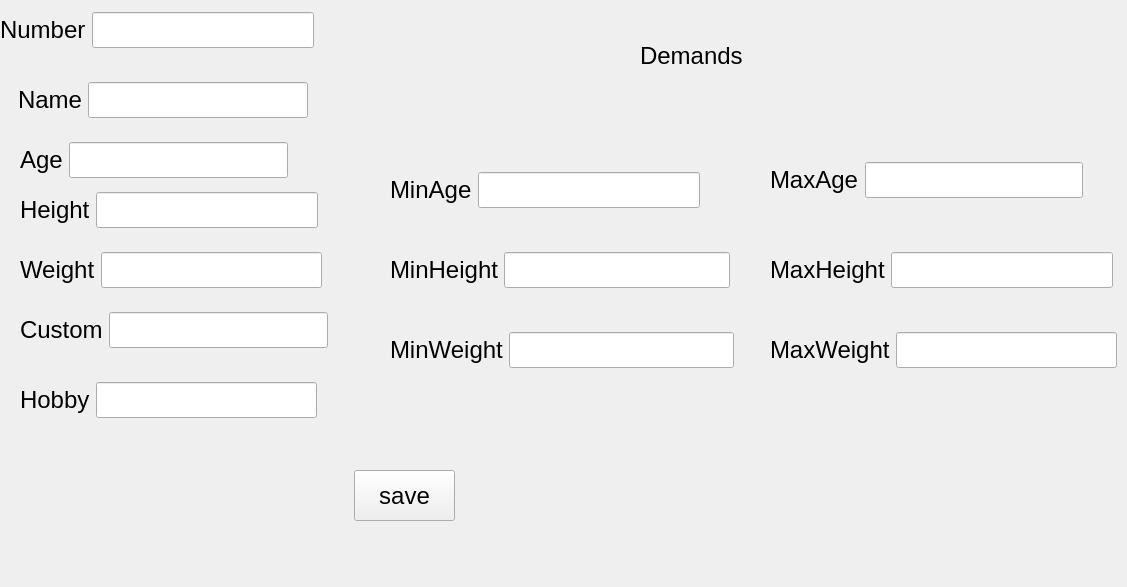
<?xml version="1.0" encoding="UTF-8"?>
<ui version="4.0">
 <class>EditingDialog</class>
 <widget class="QWidget" name="EditingDialog">
  <property name="geometry">
   <rect>
    <x>0</x>
    <y>0</y>
    <width>1127</width>
    <height>587</height>
   </rect>
  </property>
  <property name="font">
   <font>
    <pointsize>18</pointsize>
   </font>
  </property>
  <property name="windowTitle">
   <string>Form</string>
  </property>
  <widget class="QPushButton" name="save">
   <property name="geometry">
    <rect>
     <x>354</x>
     <y>470</y>
     <width>101</width>
     <height>51</height>
    </rect>
   </property>
   <property name="text">
    <string>save</string>
   </property>
  </widget>
  <widget class="QLabel" name="label_14">
   <property name="geometry">
    <rect>
     <x>640</x>
     <y>30</y>
     <width>221</width>
     <height>51</height>
    </rect>
   </property>
   <property name="text">
    <string>Demands</string>
   </property>
  </widget>
  <widget class="QWidget" name="">
   <property name="geometry">
    <rect>
     <x>0</x>
     <y>10</y>
     <width>314</width>
     <height>40</height>
    </rect>
   </property>
   <layout class="QHBoxLayout" name="horizontalLayout">
    <item>
     <widget class="QLabel" name="label">
      <property name="text">
       <string>Number</string>
      </property>
     </widget>
    </item>
    <item>
     <widget class="QLineEdit" name="line_num"/>
    </item>
   </layout>
  </widget>
  <widget class="QWidget" name="">
   <property name="geometry">
    <rect>
     <x>18</x>
     <y>80</y>
     <width>290</width>
     <height>40</height>
    </rect>
   </property>
   <layout class="QHBoxLayout" name="horizontalLayout_2">
    <item>
     <widget class="QLabel" name="label_2">
      <property name="text">
       <string>Name</string>
      </property>
     </widget>
    </item>
    <item>
     <widget class="QLineEdit" name="line_name"/>
    </item>
   </layout>
  </widget>
  <widget class="QWidget" name="">
   <property name="geometry">
    <rect>
     <x>20</x>
     <y>140</y>
     <width>268</width>
     <height>40</height>
    </rect>
   </property>
   <layout class="QHBoxLayout" name="horizontalLayout_3">
    <item>
     <widget class="QLabel" name="label_3">
      <property name="text">
       <string>Age</string>
      </property>
     </widget>
    </item>
    <item>
     <widget class="QLineEdit" name="line_age"/>
    </item>
   </layout>
  </widget>
  <widget class="QWidget" name="">
   <property name="geometry">
    <rect>
     <x>20</x>
     <y>190</y>
     <width>298</width>
     <height>40</height>
    </rect>
   </property>
   <layout class="QHBoxLayout" name="horizontalLayout_4">
    <item>
     <widget class="QLabel" name="label_4">
      <property name="text">
       <string>Height</string>
      </property>
     </widget>
    </item>
    <item>
     <widget class="QLineEdit" name="line_height"/>
    </item>
   </layout>
  </widget>
  <widget class="QWidget" name="">
   <property name="geometry">
    <rect>
     <x>20</x>
     <y>250</y>
     <width>302</width>
     <height>40</height>
    </rect>
   </property>
   <layout class="QHBoxLayout" name="horizontalLayout_5">
    <item>
     <widget class="QLabel" name="label_5">
      <property name="text">
       <string>Weight</string>
      </property>
     </widget>
    </item>
    <item>
     <widget class="QLineEdit" name="line_weight"/>
    </item>
   </layout>
  </widget>
  <widget class="QWidget" name="">
   <property name="geometry">
    <rect>
     <x>20</x>
     <y>310</y>
     <width>308</width>
     <height>40</height>
    </rect>
   </property>
   <layout class="QHBoxLayout" name="horizontalLayout_6">
    <item>
     <widget class="QLabel" name="label_6">
      <property name="text">
       <string>Custom</string>
      </property>
     </widget>
    </item>
    <item>
     <widget class="QLineEdit" name="line_custom"/>
    </item>
   </layout>
  </widget>
  <widget class="QWidget" name="">
   <property name="geometry">
    <rect>
     <x>20</x>
     <y>380</y>
     <width>297</width>
     <height>40</height>
    </rect>
   </property>
   <layout class="QHBoxLayout" name="horizontalLayout_7">
    <item>
     <widget class="QLabel" name="label_7">
      <property name="text">
       <string>Hobby</string>
      </property>
     </widget>
    </item>
    <item>
     <widget class="QLineEdit" name="line_hobby"/>
    </item>
   </layout>
  </widget>
  <widget class="QWidget" name="">
   <property name="geometry">
    <rect>
     <x>390</x>
     <y>170</y>
     <width>310</width>
     <height>40</height>
    </rect>
   </property>
   <layout class="QHBoxLayout" name="horizontalLayout_8">
    <item>
     <widget class="QLabel" name="label_8">
      <property name="text">
       <string>MinAge</string>
      </property>
     </widget>
    </item>
    <item>
     <widget class="QLineEdit" name="line_min_age"/>
    </item>
   </layout>
  </widget>
  <widget class="QWidget" name="">
   <property name="geometry">
    <rect>
     <x>770</x>
     <y>160</y>
     <width>313</width>
     <height>40</height>
    </rect>
   </property>
   <layout class="QHBoxLayout" name="horizontalLayout_9">
    <item>
     <widget class="QLabel" name="label_9">
      <property name="text">
       <string>MaxAge</string>
      </property>
     </widget>
    </item>
    <item>
     <widget class="QLineEdit" name="line_max_age"/>
    </item>
   </layout>
  </widget>
  <widget class="QWidget" name="">
   <property name="geometry">
    <rect>
     <x>770</x>
     <y>250</y>
     <width>343</width>
     <height>40</height>
    </rect>
   </property>
   <layout class="QHBoxLayout" name="horizontalLayout_10">
    <item>
     <widget class="QLabel" name="label_11">
      <property name="text">
       <string>MaxHeight</string>
      </property>
     </widget>
    </item>
    <item>
     <widget class="QLineEdit" name="line_max_height"/>
    </item>
   </layout>
  </widget>
  <widget class="QWidget" name="">
   <property name="geometry">
    <rect>
     <x>390</x>
     <y>250</y>
     <width>340</width>
     <height>40</height>
    </rect>
   </property>
   <layout class="QHBoxLayout" name="horizontalLayout_11">
    <item>
     <widget class="QLabel" name="label_10">
      <property name="text">
       <string>MinHeight</string>
      </property>
     </widget>
    </item>
    <item>
     <widget class="QLineEdit" name="line_min_height"/>
    </item>
   </layout>
  </widget>
  <widget class="QWidget" name="">
   <property name="geometry">
    <rect>
     <x>390</x>
     <y>330</y>
     <width>344</width>
     <height>40</height>
    </rect>
   </property>
   <layout class="QHBoxLayout" name="horizontalLayout_12">
    <item>
     <widget class="QLabel" name="label_12">
      <property name="text">
       <string>MinWeight</string>
      </property>
     </widget>
    </item>
    <item>
     <widget class="QLineEdit" name="line_min_weight"/>
    </item>
   </layout>
  </widget>
  <widget class="QWidget" name="">
   <property name="geometry">
    <rect>
     <x>770</x>
     <y>330</y>
     <width>347</width>
     <height>40</height>
    </rect>
   </property>
   <layout class="QHBoxLayout" name="horizontalLayout_13">
    <item>
     <widget class="QLabel" name="label_13">
      <property name="text">
       <string>MaxWeight</string>
      </property>
     </widget>
    </item>
    <item>
     <widget class="QLineEdit" name="line_max_weight"/>
    </item>
   </layout>
  </widget>
 </widget>
 <resources/>
 <connections/>
</ui>
